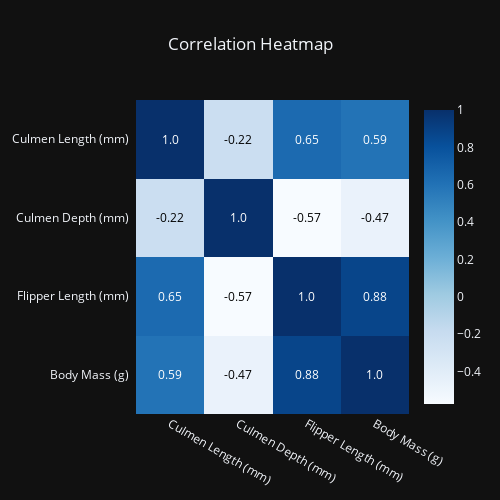

Notebook cell for this chart:
### Markdown cell above
### Heatmap using plotly figure factory!

### Code cell
import plotly.figure_factory as ff
import numpy as np

numerical_penguins_df = penguins_dataframe[['Culmen Length (mm)', 'Culmen Depth (mm)', 'Flipper Length (mm)',
       'Body Mass (g)']]
penguins_corr = numerical_penguins_df.corr() # Generate correlation matrix
x = list(penguins_corr.columns)
y = list(penguins_corr.index)
z = np.array(penguins_corr)

figSix = ff.create_annotated_heatmap(
    z,
    x = x,
    y = y ,
    annotation_text = np.around(z, decimals=2),
    hoverinfo='z',
    colorscale='Blues',
    showscale=True,
    )
figSix.update_xaxes(side="bottom")
figSix.update_layout(
    title_text='Correlation Heatmap', 
    title_x=0.5, 
    width=500, 
    height=500,
    yaxis_autorange='reversed',
    template='plotly_dark'
)

### Figure 1 — Plotly figure (JSON) as saved in the notebook; plotly's stock layout.template omitted (floating-point values rounded to 4 significant figures)
{"data": [{"colorscale": [[0, "rgb(247,251,255)"], [0.125, "rgb(222,235,247)"], [0.25, "rgb(198,219,239)"], [0.375, "rgb(158,202,225)"], [0.5, "rgb(107,174,214)"], [0.625, "rgb(66,146,198)"], [0.75, "rgb(33,113,181)"], [0.875, "rgb(8,81,156)"], [1, "rgb(8,48,107)"]], "hoverinfo": "z", "reversescale": false, "showscale": true, "type": "heatmap", "x": ["Culmen Length (mm)", "Culmen Depth (mm)", "Flipper Length (mm)", "Body Mass (g)"], "y": ["Culmen Length (mm)", "Culmen Depth (mm)", "Flipper Length (mm)", "Body Mass (g)"], "z": [[1, -0.2229, 0.6489, 0.5917], [-0.2229, 1, -0.5749, -0.4702], [0.6489, -0.5749, 1, 0.8771], [0.5917, -0.4702, 0.8771, 1]]}], "layout": {"annotations": [{"font": {"color": "#FFFFFF"}, "showarrow": false, "text": "1.0", "x": "Culmen Length (mm)", "xref": "x", "y": "Culmen Length (mm)", "yref": "y"}, {"font": {"color": "#000000"}, "showarrow": false, "text": "-0.22", "x": "Culmen Depth (mm)", "xref": "x", "y": "Culmen Length (mm)", "yref": "y"}, {"font": {"color": "#FFFFFF"}, "showarrow": false, "text": "0.65", "x": "Flipper Length (mm)", "xref": "x", "y": "Culmen Length (mm)", "yref": "y"}, {"font": {"color": "#FFFFFF"}, "showarrow": false, "text": "0.59", "x": "Body Mass (g)", "xref": "x", "y": "Culmen Length (mm)", "yref": "y"}, {"font": {"color": "#000000"}, "showarrow": false, "text": "-0.22", "x": "Culmen Length (mm)", "xref": "x", "y": "Culmen Depth (mm)", "yref": "y"}, {"font": {"color": "#FFFFFF"}, "showarrow": false, "text": "1.0", "x": "Culmen Depth (mm)", "xref": "x", "y": "Culmen Depth (mm)", "yref": "y"}, {"font": {"color": "#000000"}, "showarrow": false, "text": "-0.57", "x": "Flipper Length (mm)", "xref": "x", "y": "Culmen Depth (mm)", "yref": "y"}, {"font": {"color": "#000000"}, "showarrow": false, "text": "-0.47", "x": "Body Mass (g)", "xref": "x", "y": "Culmen Depth (mm)", "yref": "y"}, {"font": {"color": "#FFFFFF"}, "showarrow": false, "text": "0.65", "x": "Culmen Length (mm)", "xref": "x", "y": "Flipper Length (mm)", "yref": "y"}, {"font": {"color": "#000000"}, "showarrow": false, "text": "-0.57", "x": "Culmen Depth (mm)", "xref": "x", "y": "Flipper Length (mm)", "yref": "y"}, {"font": {"color": "#FFFFFF"}, "showarrow": false, "text": "1.0", "x": "Flipper Length (mm)", "xref": "x", "y": "Flipper Length (mm)", "yref": "y"}, {"font": {"color": "#FFFFFF"}, "showarrow": false, "text": "0.88", "x": "Body Mass (g)", "xref": "x", "y": "Flipper Length (mm)", "yref": "y"}, {"font": {"color": "#FFFFFF"}, "showarrow": false, "text": "0.59", "x": "Culmen Length (mm)", "xref": "x", "y": "Body Mass (g)", "yref": "y"}, {"font": {"color": "#000000"}, "showarrow": false, "text": "-0.47", "x": "Culmen Depth (mm)", "xref": "x", "y": "Body Mass (g)", "yref": "y"}, {"font": {"color": "#FFFFFF"}, "showarrow": false, "text": "0.88", "x": "Flipper Length (mm)", "xref": "x", "y": "Body Mass (g)", "yref": "y"}, {"font": {"color": "#FFFFFF"}, "showarrow": false, "text": "1.0", "x": "Body Mass (g)", "xref": "x", "y": "Body Mass (g)", "yref": "y"}], "height": 500, "title": {"text": "Correlation Heatmap", "x": 0.5}, "width": 500, "xaxis": {"dtick": 1, "gridcolor": "rgb(0, 0, 0)", "side": "bottom", "ticks": ""}, "yaxis": {"autorange": "reversed", "dtick": 1, "ticks": "", "ticksuffix": "  "}}}
